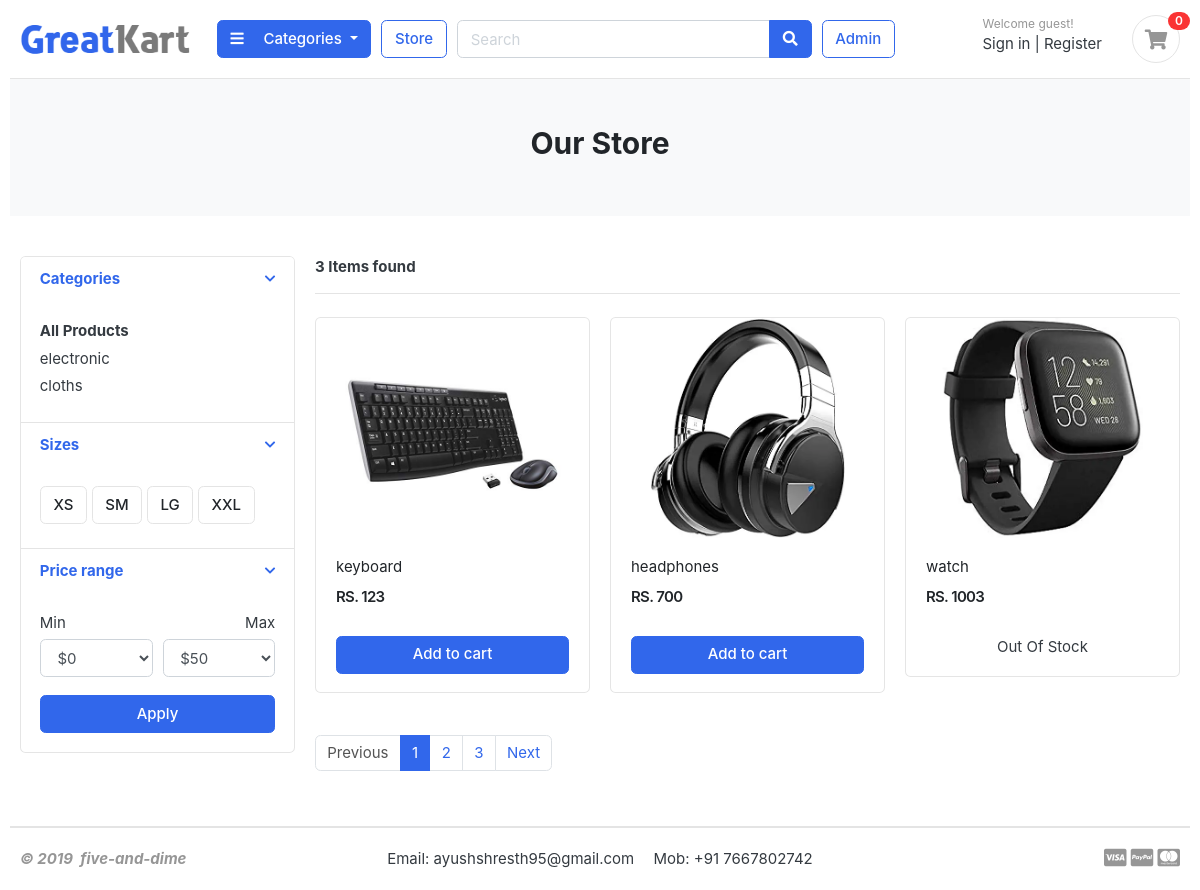
The app's page /electronic/ with its own data.
### categories/models.py (models this page shows, shortened)
class Categories(models.Model):
    categories_name = models.CharField(max_length=50, unique=True)
    slug = models.SlugField(max_length=100, unique=True)
    categories_desc = models.TextField(max_length=300, blank=True)
    categories_img = models.ImageField(upload_to ='photos/categories', blank=True)
    created_date = models.DateTimeField(auto_now=True)
    class Meta:
        verbose_name='Categories'
        verbose_name_plural='Categories'
    def get_url(self):
        return(reverse('product_by_categories', args=[self.slug] ))

### store/models.py (models this page shows, shortened)
class Products(models.Model):
    product_name = models.CharField(max_length=100, unique=True)
    slug = models.SlugField(max_length=100, unique=True)
    description = models.TextField(max_length=300, blank=True)
    price = models.IntegerField()
    image = models.ImageField(upload_to="photos/product")
    stock = models.IntegerField()
    available = models.BooleanField(default=True)
    categories = models.ForeignKey(Categories, on_delete=models.CASCADE)
    created_date = models.DateTimeField(auto_now_add=True)
    modified_date = models.DateTimeField(auto_now=True)
    class Meta:
        verbose_name = "Products"
        verbose_name_plural = "Products"
    def get_url(self):
        return reverse("product_detail", args=[self.categories.slug, self.slug,])

### store/views.py (the view)
# urls.py: path('<slug:categories_slug>/', store_view.store, name="product_by_categories"),
def store(request, categories_slug=None):
    category1 = None
    product = None
    if (categories_slug != None):
        category1 = get_object_or_404(Categories, slug=categories_slug)
        product = Products.objects.filter(categories=category1, available=True)
        product_count = product.count()
    else:
        product = Products.objects.all().filter(available=True)
        product_count = product.count()
    param = {
        'products': product,
        'count': product_count,
    }
    return render(request, 'store.html', param)

### categories/context_processors.py (called while the page is built)
def menu_links(request):
    link = Categories.objects.all()
    return dict(links=link)

### templates/store.html (shortened to what this page needs)
{% extends 'base.html' %} {% load static %} {% block content %}
<section class="section-pagetop bg">
  <div class="container">
    <h2 class="title-page" style="text-align: center">Our Store</h2>
  </div>
</section>
<section class="section-content padding-y">
  <div class="container">
    <div class="row">
      <aside class="col-md-3">
        <div class="card">
          <article class="filter-group">
            <header class="card-header">
              <a
                href="#"
                data-toggle="collapse"
                data-target="#collapse_1"
                aria-expanded="true"
                class=""
              >
                <i class="icon-control fa fa-chevron-down"></i>
                <h6 class="title">Categories</h6>
              </a>
            </header>
            <div class="filter-content collapse show" id="collapse_1" style="">
              <div class="card-body">
                <ul class="list-menu">
                  <li>
                    <b><a href="{% url 'store' %}">All Products</a></b>
                  </li>
                  {% for category in links %}
                  <li>
                    <a href="{{category.get_url}}"
                      >{{category.categories_name}}
                    </a>
                  </li>
                  {% endfor %}
                </ul>
              </div>
            </div>
          </article>
          <article class="filter-group">
            <header class="card-header">
              <a
                href="#"
                data-toggle="collapse"
                data-target="#collapse_4"
                aria-expanded="true"
                class=""
              >
                <i class="icon-control fa fa-chevron-down"></i>
                <h6 class="title">Sizes</h6>
              </a>
            </header>
            <div class="filter-content collapse show" id="collapse_4" style="">
              <div class="card-body">
                <label class="checkbox-btn">
                  <span class="btn btn-light"> XS </span>
                </label>
                <label class="checkbox-btn">
                  <span class="btn btn-light"> SM </span>
                </label>
                <label class="checkbox-btn">
                  <span class="btn btn-light"> LG </span>
                </label>
                <label class="checkbox-btn">
                  <span class="btn btn-light"> XXL </span>
                </label>
              </div>
            </div>
          </article>
          <article class="filter-group">
            <header class="card-header">
              <a
                href="#"
                data-toggle="collapse"
                data-target="#collapse_3"
                aria-expanded="true"
                class=""
              >
                <i class="icon-control fa fa-chevron-down"></i>
                <h6 class="title">Price range</h6>
              </a>
            </header>
            <div class="filter-content collapse show" id="collapse_3" style="">
              <div class="card-body">
                <div class="form-row">
                  <div class="form-group col-md-6">
                    <label>Min</label>
                    <select class="mr-2 form-control">
                      <option value="0">$0</option>
                    </select>
                  </div>
                  <div class="form-group text-right col-md-6">
                    <label>Max</label>
                    <select class="mr-2 form-control">
                      <option value="50">$50</option>
                    </select>
                  </div>
                </div>
                <button class="btn btn-block btn-primary">Apply</button>
              </div>
            </div>
          </article>
        </div>
      </aside>
      {% if count %}
      <main class="col-md-9">
        <header class="border-bottom mb-4 pb-3">
          <div class="form-inline">
            <span class="mr-md-auto"><b>{{count}} Items found </b></span>
          </div>
        </header>
        <div class="row">
          {% for product in products %}
          <div class="col-md-4">
            <figure class="card card-product-grid">
              <div class="img-wrap">
                <a href="{{product.get_url}}">
                  <img src="{{product.image.url}}" />
                </a>
              </div>
              <figcaption class="info-wrap">
                <div class="fix-height">
                  <a href="{{product.get_url}}" class="title"
                    >{{product.product_name}}</a
                  >
                  <div class="price-wrap mt-2">
                    <span class="price">RS.&nbsp;{{product.price}}</span>
                  </div>
                </div>
                {% if product.stock %}
                <a
                  href="{% url 'add_cart' product.id %}"
                  class="btn btn-block btn-primary"
                  >Add to cart
                </a>
                {% else %}
                <div class="text-center">Out Of Stock</div>
                {% endif %}
              </figcaption>
            </figure>
          </div>
          {% endfor %}
        </div>
        <nav class="mt-4" aria-label="Page navigation sample">
          <ul class="pagination">
            <li class="page-item disabled">
              <a class="page-link" href="#">Previous</a>
            </li>
            <li class="page-item active">
              <a class="page-link" href="#">1</a>
            </li>
            <li class="page-item"><a class="page-link" href="#">2</a></li>
            <li class="page-item"><a class="page-link" href="#">3</a></li>
            <li class="page-item"><a class="page-link" href="#">Next</a></li>
          </ul>
        </nav>
        {% endif %}
      </main>
    </div>
  </div>
</section>
{% endblock content %}

### static/css/ui.css (style rules this page uses)
html { font-family: "Inter", sans-serif; font-size: 15px; }
.img-wrap { text-align: center; display: block; }
.img-wrap img { max-width: 100%; }
.price-wrap { letter-spacing: -0.7px; }
.padding-y { padding-top: 40px; padding-bottom: 40px; }
figure { margin-bottom: 0; }
article:after, .form-group:after { display: block; clear: both; content: ""; }
.bg { background-color: #f8f9fa; }
.title-page { color: #212529; }
.btn-light { background-color: #fff; border-color: #e4e4e4; }
[class*=list-] li:after { visibility: hidden; display: block; content: ""; overflow: hidden; height: 0; clear: both; }
.list-menu { list-style: none; margin: 0; padding-left: 0; }
.list-menu li { margin-bottom: 5px; }
.list-menu a { color: #343a40; }
[class*=card-product] a.title { color: #212529; display: block; }
[class*=card-product] .img-wrap { overflow: hidden; position: relative; }
[class*=card-product] .img-wrap img { height: 100%; max-width: 100%; width: auto; display: inline-block; -o-object-fit: cover; object-fit: cover; }
.card-product-grid { margin-bottom: 20px; }
.card-product-grid .img-wrap { border-radius: 0.2rem 0.2rem 0 0; height: 220px; }
.card-product-grid .info-wrap { overflow: hidden; padding: 18px 20px; }
.card-product-grid .fix-height { height: 80px; overflow: hidden; }
.card .img-wrap { overflow: hidden; }
.price { font-weight: 600; color: #212529; }
.icon-control { margin-top: 5px; float: right; font-size: 80%; }
.card-header .title { margin-bottom: 0; line-height: 1.5; }
.filter-group { border-bottom: 1px solid #e4e4e4; }
.filter-group .card-header { border-bottom: 0; }
.filter-group:last-child { border-bottom: 0; }
.checkbox-btn { position: relative; }
.section-pagetop { padding: 45px 0; }

### records on screen
Categories: categories_name "electronic"
Categories: categories_name "cloths"
Products: image (picture), product_name "keyboard", price "123", stock "Add to cart"
Products: image (picture), product_name "headphones", price "700", stock "Add to cart"
Products: image (picture), product_name "watch", price "1003", stock "Out Of Stock"

### other values on screen
{{ count }} "3"
